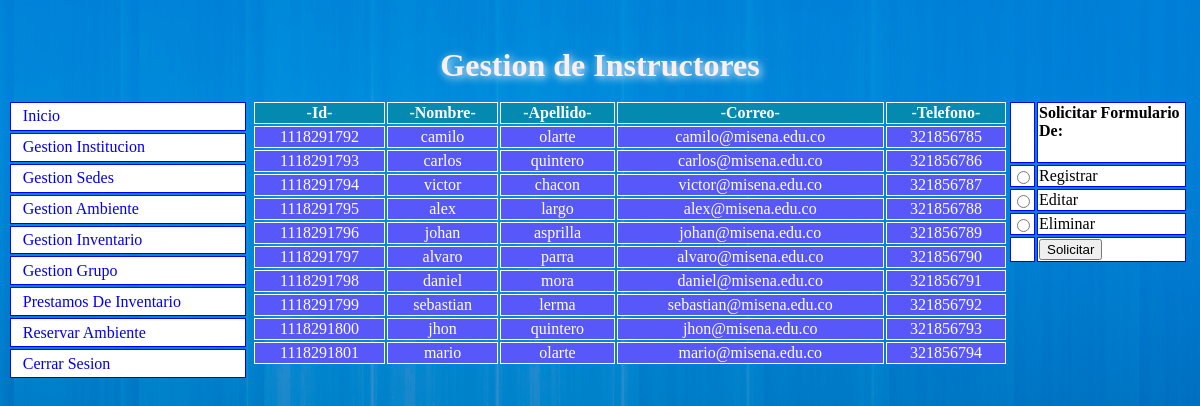
Page /gestion_instructor.php (signed in) on the committed database.
### tables this page shows
create table instructores(
id int primary key,
nombre varchar(40) not null,
apellido varchar(40) not null,
correo varchar(40) not null,
telefono int);

### gestion_instructor.php (the view, shortened to what this page needs)
<?php
if($_SESSION["rolusuario"] != 1){
	header("location:index.php?resp=noAdmin");
}else{
?>
<html>
	<head>
		<link rel="stylesheet" href="estilos.css">
	</head>
	<body>
		<h1>Gestion de Instructores</h1>
		<table id="links">
			<tr>
				<td><a href="admin.php">inicio</a></td>
			</tr>
			<tr>
				<td><a href="gestion_institucion.php">gestion institucion</a></td>
			</tr>
			<tr>
				<td><a href="gestion_sede.php">gestion sedes</a> </td>
			</tr>
			<tr>
				<td><a href="gestion_ambiente.php">gestion ambiente</a></td>
			</tr>
			<tr>
				<td><a href="inventario_ambiente.php">gestion inventario</a></td>
			</tr>
			<tr>
				<td><a href="gestion_grupo.php">gestion grupo</a></td>
			</tr>
			<tr>
				<td><a href="prestamo_inventario.php">prestamos de inventario</a></td>
			</tr>
			<tr>
				<td><a href="reserva_ambientes.php">reservar ambiente</a></td>
			</tr>
			<tr>
				<td><a href="cerrar.php">cerrar sesion</a></td>
			</tr>
		</table>
		<table id="for1">
			<form action="gestion_instructor.php" method="post" >
				<tr>
					<td></td>
					<td><h4>solicitar formulario de:</h4></td>
				</tr>
				<tr>
			    	<td> <input type="radio" name="decide" value="resgistrar" /></td>
			    	<td>registrar</td>
			    </tr>
			    <tr>
			    	<td><input type="radio" name="decide" value="editar" /></td>
			    	<td>editar</td>
			    </tr>
			    <tr>
			    	<td><input type="radio" name="decide" value="eliminar" /></td>
			    	<td>eliminar</td>
			    </tr>
			    <tr>
					<td></td>
			    	<td><input type="submit" name="submit1" value="Solicitar" /></td>
			    </tr>
			</form>
		</table>
		<?php
			$consultasql = "select * from instructores";
			$retornoconsultasql = mysql_query($consultasql) or die ("resultado3= ".mysql_error());
			echo "<table id='resultado'>";
				echo "<tr id='titulos'>";
				echo "<th>-id-</th>";
				echo "<th>-nombre-</th>";
				echo "<th>-apellido-</th>";
				echo "<th>-correo-</th>";
				echo "<th>-telefono-</th>";
				echo "</tr>";
				while ($recorre = mysql_fetch_row($retornoconsultasql)){
				    echo "<tr id='datos'>";
				    echo "<td>$recorre[0]</td>";
				    echo "<td>$recorre[1]</td>";
				    echo "<td>$recorre[2]</td>";
				    echo "<td>$recorre[3]</td>";
				    echo "<td>$recorre[4]</td>";
				    echo "</tr>";
				}
				echo "</table>";
		?>
	</body>
</html>
<?php
	}
?>

### estilos.css (style rules this page uses)
body { background:url(img/fondo.jpg); background-size: 100% 100%; }
#links { text-transform: capitalize; font-size: 16px; position:absolute; width: 20%; height: 35%; top: 100px; }
#links td { border: 1px solid blue; padding-left: 5%; background-color: white; }
#resultado { position:absolute; top: 100px; left: 21%; text-align: center; width: 63%; color: white; font-size: 16px; }
#resultado #titulos { text-transform: capitalize; background: #0489B1; }
#resultado #datos { background: #5858FA; }
#resultado td, th { border: 1px solid white; }
#for1 { text-transform: capitalize; position:absolute; top: 100px; right: 1%; width: 15%; font-size: 16px; }
#for1 td { background-color: white; border: 1px solid blue; }
a:link { text-decoration: none; }
h1 { position:relative; top: 5%; color: #FBEFEF; text-align: center; text-shadow: 2px 2px 8px #FFFFFF; }

### rows in the picture
instructores: id "1118291792", nombre "camilo", apellido "olarte", correo "camilo@misena.edu.co", telefono "321856785"
instructores: id "1118291793", nombre "carlos", apellido "quintero", correo "carlos@misena.edu.co", telefono "321856786"
instructores: id "1118291794", nombre "victor", apellido "chacon", correo "victor@misena.edu.co", telefono "321856787"
instructores: id "1118291795", nombre "alex", apellido "largo", correo "alex@misena.edu.co", telefono "321856788"
instructores: id "1118291796", nombre "johan", apellido "asprilla", correo "johan@misena.edu.co", telefono "321856789"
instructores: id "1118291797", nombre "alvaro", apellido "parra", correo "alvaro@misena.edu.co", telefono "321856790"
instructores: id "1118291798", nombre "daniel", apellido "mora", correo "daniel@misena.edu.co", telefono "321856791"
instructores: id "1118291799", nombre "sebastian", apellido "lerma", correo "sebastian@misena.edu.co", telefono "321856792"
instructores: id "1118291800", nombre "jhon", apellido "quintero", correo "jhon@misena.edu.co", telefono "321856793"
instructores: id "1118291801", nombre "mario", apellido "olarte", correo "mario@misena.edu.co", telefono "321856794"
